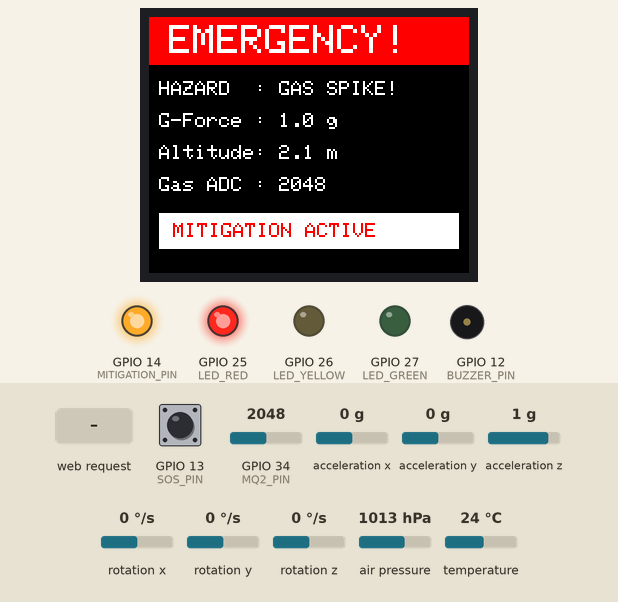
Simulated run of this sketch. Board: ESP32. Parts: 160×128 colour display, output pins drawn as LEDs (lit = HIGH), buzzer (waves = sounding, pin HIGH). The inputs (shaded band) are chosen by the test bench; at power-on: GPIO 13 (SOS_PIN) HIGH, acceleration x 0 g, GPIO 34 (MQ2_PIN) = 2048, acceleration y 0 g, acceleration z 1 g, rotation x 0 °/s, rotation y 0 °/s, rotation z 0 °/s, air pressure 1013 hPa, temperature 24 °C.

Above: at 4.12 s.
4.5 s: GPIO 13 (SOS_PIN) pulled LOW for 0.15 s
At 4.87 s:
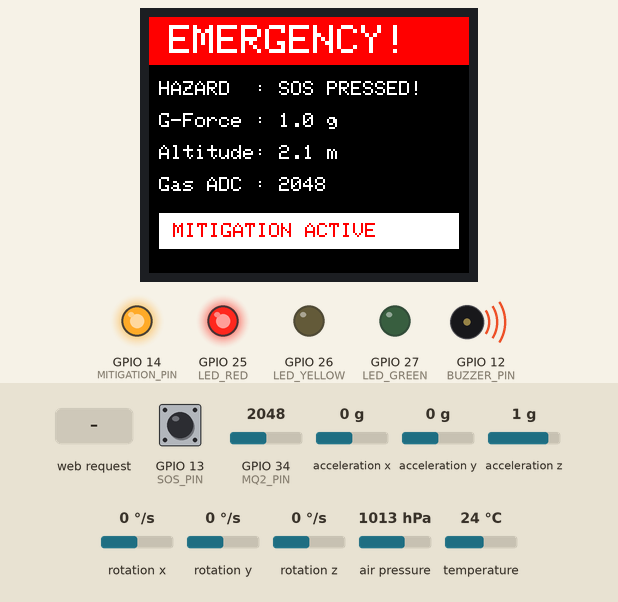
5.2 s: HTTP request GET /reset received
At 5.38 s:
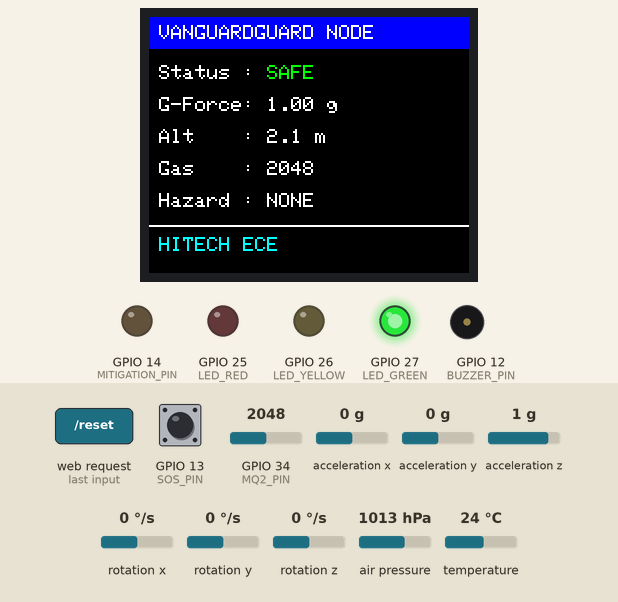
6.7 s: acceleration x set to -1.4 g
At 7.12 s:
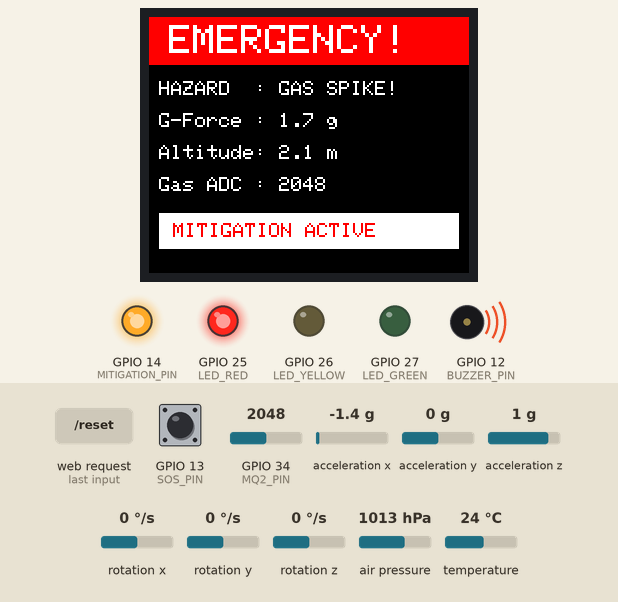
8.4 s: GPIO 34 (MQ2_PIN) set to 1760
At 8.62 s:
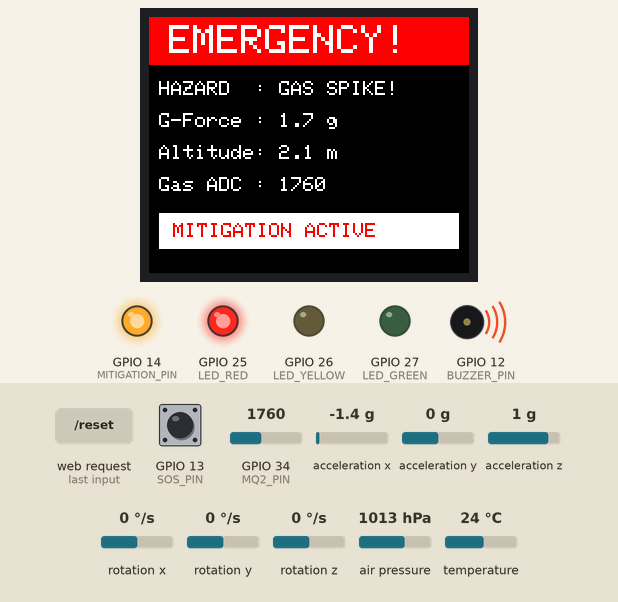
9.9 s: HTTP request GET /reset received
At 11.6 s:
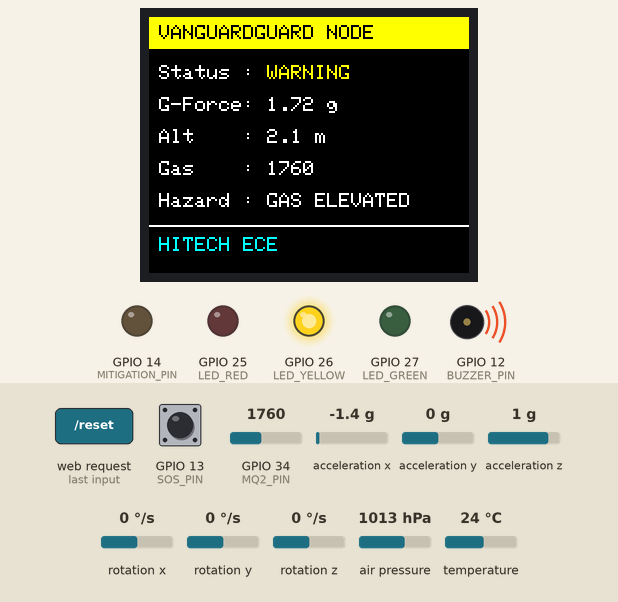
12.7 s: GPIO 13 (SOS_PIN) pulled LOW for 1 s
At 13.37 s:
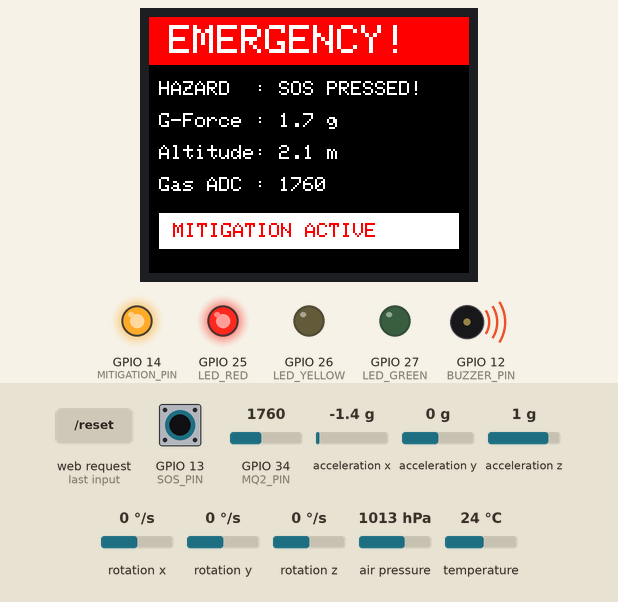
Timing chart, 0 to 15.3 s (numbered marks = the images above; inputs shaded):
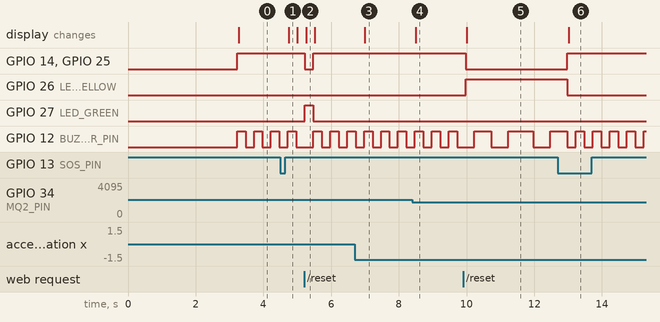

Measured:
- after the input at 4.5 s, the display: changes after 0.25 s (image 1)
- after the input at 5.2 s, GPIO 14 (MITIGATION_PIN), GPIO 25 (LED_RED): HIGH → LOW at once, → HIGH 0.25 s later; GPIO 27 (LED_GREEN): LOW → HIGH at once, → LOW 0.25 s later; the display: changes after 0.06 s (image 2)
- after the input at 6.7 s, the display: changes after 0.30 s (image 3)
- after the input at 8.4 s, the display: changes after 0.10 s (image 4)
- after the input at 9.9 s, GPIO 14 (MITIGATION_PIN), GPIO 25 (LED_RED): HIGH → LOW after 0.07 s; GPIO 26 (LED_YELLOW): LOW → HIGH after 0.07 s; the display: changes after 0.11 s (image 5)
- after the input at 12.7 s, GPIO 14 (MITIGATION_PIN), GPIO 25 (LED_RED): LOW → HIGH after 0.28 s; GPIO 26 (LED_YELLOW): HIGH → LOW after 0.28 s; GPIO 12 (BUZZER_PIN): alternates HIGH for 0.25 s and LOW for 0.25 s, starting after 0.53 s; the display: changes after 0.32 s (image 6)

The sketch:

barnstromz.ino
```cpp
#include <Wire.h>
#include <SPI.h>
#include <WiFi.h>
#include <WebServer.h>
#include <Adafruit_GFX.h>
#include <Adafruit_ST7735.h>
#include <Adafruit_MPU6050.h>
#include <Adafruit_BMP280.h>
#include <Adafruit_Sensor.h>

// ==========================================
// PIN DEFINITIONS (ESP32 DevKit V1)
// ==========================================
#define TFT_CS         5
#define TFT_RST        4
#define TFT_DC         2
// TFT MOSI (SDA) -> GPIO 23
// TFT SCK (CLK)  -> GPIO 18

#define MQ2_PIN       34    // Analog input (ADC1)
#define SOS_PIN       13    // Tactile push button
#define BUZZER_PIN    12    // Active buzzer
#define MITIGATION_PIN 14   // Active mitigation signal (LED/Servo/Relay)

#define LED_RED       25    // Alert LED
#define LED_YELLOW    26    // Warning LED
#define LED_GREEN     27    // Safe LED

// ==========================================
// THRESHOLDS & CONSTANTS
// ==========================================
#define GAS_WARN_THRESH   1000  // MQ-2 raw ADC warning level
#define GAS_ALARM_THRESH  1800  // MQ-2 raw ADC dangerous level
#define FALL_HIGH_G       2.8   // Spike impact (g)
#define FALL_LOW_G        0.3   // Freefall state (g)
#define ALTITUDE_DROP_MIN 0.8   // Minimum altitude drop in meters to validate fall

// ==========================================
// SYSTEM STATES
// ==========================================
enum SystemState {
  STATE_NORMAL,
  STATE_WARNING,
  STATE_EMERGENCY
};

SystemState currentState = STATE_NORMAL;
SystemState previousState = STATE_NORMAL; // Track state changes for clean redraws
String emergencyReason = "";

// Hardware Objects
Adafruit_ST7735 tft = Adafruit_ST7735(TFT_CS, TFT_DC, TFT_RST);
Adafruit_MPU6050 mpu;
Adafruit_BMP280 bmp; // Shared I2C Bus (0x76)
WebServer server(80);

// Timing Variables
unsigned long lastSensorRead = 0;
unsigned long lastDisplayUpdate = 0;
unsigned long lastBuzzerToggle = 0;
bool buzzerState = false;

// Telemetry Buffers
float currentG = 1.0;
int currentGas = 0;
float currentAltitude = 0.0;
float baselineAltitude = 0.0;
float currentPressure = 0.0;

// ==========================================
// WEB SERVER HTML TEMPLATE
// ==========================================
const char HTML_PAGE[] PROGMEM = R"rawliteral(
<!DOCTYPE HTML><html>
<head>
  <title>VanguardGuard Dashboard</title>
  <meta name="viewport" content="width=device-width, initial-scale=1">
  <meta http-equiv="refresh" content="3">
  <style>
    body { font-family: Arial, sans-serif; background-color: #121212; color: #FFFFFF; text-align: center; margin:0; padding:20px; }
    .card { background-color: #1E1E1E; padding: 20px; border-radius: 10px; box-shadow: 0 4px 8px rgba(0,0,0,0.5); max-width: 400px; margin: auto; }
    h1 { color: #00E676; margin-bottom: 5px; }
    h3 { color: #888; margin-top: 0; }
    .status { font-size: 22px; font-weight: bold; padding: 10px; border-radius: 5px; margin: 15px 0; }
    .NORMAL { background-color: #1B5E20; color: #A5D6A7; }
    .WARNING { background-color: #F57F17; color: #FFFDE7; }
    .EMERGENCY { background-color: #B71C1C; color: #FFCDD2; animation: blink 1s infinite; }
    .data { font-size: 16px; margin: 8px 0; text-align: left; }
    .btn { background-color: #D32F2F; color: white; border: none; padding: 12px 24px; font-size: 16px; border-radius: 5px; cursor: pointer; text-decoration: none; display: inline-block; margin-top: 15px; }
    @keyframes blink { 50% { opacity: 0.5; } }
  </style>
</head>
<body>
  <div class="card">
    <h1>VanguardGuard</h1>
    <h3>Active Safety Node</h3>
    <div class="status %STATE_CLASS%">STATUS: %STATE_TEXT%</div>
    <div class="data"><b>G-Force Vector:</b> %G_FORCE% g</div>
    <div class="data"><b>Altitude:</b> %ALTITUDE% m</div>
    <div class="data"><b>Baro Pressure:</b> %PRESSURE% hPa</div>
    <div class="data"><b>Gas ADC Level:</b> %GAS_LEVEL%</div>
    <div class="data"><b>Active Hazard:</b> %HAZARD%</div>
    <a href="/reset" class="btn">CLEAR ALARM</a>
  </div>
</body>
</html>
)rawliteral";

// ==========================================
// FUNCTION PROTOTYPES
// ==========================================
void handleRoot();
void handleReset();
void renderSplashScreen();
void updateDisplay();
void processSensors();
void updateOutputs();

// ==========================================
// SETUP
// ==========================================
void setup() {
  Serial.begin(115200);

  // Pin Configuration
  pinMode(SOS_PIN, INPUT_PULLUP);
  pinMode(BUZZER_PIN, OUTPUT);
  pinMode(MITIGATION_PIN, OUTPUT);
  pinMode(LED_RED, OUTPUT);
  pinMode(LED_YELLOW, OUTPUT);
  pinMode(LED_GREEN, OUTPUT);

  digitalWrite(MITIGATION_PIN, LOW);
  digitalWrite(BUZZER_PIN, LOW);

  // Initialize Display
  tft.initR(INITR_BLACKTAB);
  tft.setRotation(1); // Landscape mode
  tft.fillScreen(ST7735_BLACK);

  // Splash Screen
  renderSplashScreen();

  // Initialize I2C Bus (GPIO 21 SDA, GPIO 22 SCL)
  Wire.begin(21, 22);

  if (!mpu.begin()) {
    Serial.println("Failed to find MPU6050 chip!");
  } else {
    mpu.setAccelerometerRange(MPU6050_RANGE_8_G);
    mpu.setFilterBandwidth(MPU6050_BAND_21_HZ);
  }

  if (!bmp.begin(0x76)) {
    Serial.println("Failed to find BMP280 chip!");
  } else {
    bmp.setSampling(Adafruit_BMP280::MODE_NORMAL,
                   Adafruit_BMP280::SAMPLING_X2,
                   Adafruit_BMP280::SAMPLING_X16,
                   Adafruit_BMP280::FILTER_X16,
                   Adafruit_BMP280::STANDBY_MS_500);
    baselineAltitude = bmp.readAltitude(1013.25);
  }

  // Setup Wi-Fi Access Point
  WiFi.softAP("VanguardGuard-Node", "safetyfirst");

  // Web Server Routes
  server.on("/", handleRoot);
  server.on("/reset", handleReset);
  server.begin();

  delay(3000); // Read splash screen
  tft.fillScreen(ST7735_BLACK);
}

// ==========================================
// MAIN LOOP
// ==========================================
void loop() {
  server.handleClient();

  unsigned long currentMillis = millis();

  // Poll Sensors every 100ms
  if (currentMillis - lastSensorRead >= 100) {
    lastSensorRead = currentMillis;
    processSensors();
  }

  // Refresh Screen & Logic every 250ms
  if (currentMillis - lastDisplayUpdate >= 250) {
    lastDisplayUpdate = currentMillis;
    updateOutputs();
    updateDisplay();
  }
}

// ==========================================
// SENSOR PROCESSING & TRIAGE LOGIC
// ==========================================
void processSensors() {
  // Read SOS Button
  if (digitalRead(SOS_PIN) == LOW) {
    currentState = STATE_EMERGENCY;
    emergencyReason = "SOS PRESSED!";
    return;
  }

  // Read MPU6050 Accelerometer
  sensors_event_t a, g, temp;
  mpu.getEvent(&a, &g, &temp);

  float ax = a.acceleration.x / 9.81;
  float ay = a.acceleration.y / 9.81;
  float az = a.acceleration.z / 9.81;
  currentG = sqrt(ax * ax + ay * ay + az * az);

  // Read BMP280 Altitude & Pressure
  currentPressure = bmp.readPressure() / 100.0F; // hPa
  currentAltitude = bmp.readAltitude(1013.25);

  // Sensor Fusion Fall Logic (G-force spike + Altitude drop)
  float altitudeDifference = baselineAltitude - currentAltitude;
  if ((currentG > FALL_HIGH_G || currentG < FALL_LOW_G) && altitudeDifference >= ALTITUDE_DROP_MIN) {
    currentState = STATE_EMERGENCY;
    emergencyReason = "FALL DETECTED!";
    return;
  }

  // Read MQ-2 Gas Sensor
  currentGas = analogRead(MQ2_PIN);

  if (currentGas >= GAS_ALARM_THRESH) {
    currentState = STATE_EMERGENCY;
    emergencyReason = "GAS SPIKE!";
    return;
  }

  if (currentGas >= GAS_WARN_THRESH && currentState != STATE_EMERGENCY) {
    currentState = STATE_WARNING;
    emergencyReason = "GAS ELEVATED";
    return;
  }

  // Return to normal if no persistent hazards exist
  if (currentState == STATE_WARNING && currentGas < GAS_WARN_THRESH) {
    currentState = STATE_NORMAL;
    emergencyReason = "NONE";
  }
}

// ==========================================
// OUTPUT ACTUATION
// ==========================================
void updateOutputs() {
  switch (currentState) {
    case STATE_NORMAL:
      digitalWrite(LED_GREEN, HIGH);
      digitalWrite(LED_YELLOW, LOW);
      digitalWrite(LED_RED, LOW);
      digitalWrite(BUZZER_PIN, LOW);
      digitalWrite(MITIGATION_PIN, LOW);
      break;

    case STATE_WARNING:
      digitalWrite(LED_GREEN, LOW);
      digitalWrite(LED_YELLOW, HIGH);
      digitalWrite(LED_RED, LOW);
      digitalWrite(MITIGATION_PIN, LOW);

      if (millis() - lastBuzzerToggle >= 500) {
        lastBuzzerToggle = millis();
        buzzerState = !buzzerState;
        digitalWrite(BUZZER_PIN, buzzerState ? HIGH : LOW);
      }
      break;

    case STATE_EMERGENCY:
      digitalWrite(LED_GREEN, LOW);
      digitalWrite(LED_YELLOW, LOW);
      digitalWrite(LED_RED, HIGH);
      digitalWrite(MITIGATION_PIN, HIGH);

      if (millis() - lastBuzzerToggle >= 100) {
        lastBuzzerToggle = millis();
        buzzerState = !buzzerState;
        digitalWrite(BUZZER_PIN, buzzerState ? HIGH : LOW);
      }
      break;
  }
}

// ==========================================
// NON-FLICKERING DISPLAY RENDERING
// ==========================================
void renderSplashScreen() {
  tft.fillScreen(ST7735_BLACK);
  tft.drawRect(2, 2, 156, 124, ST7735_GREEN);

  tft.setTextColor(ST7735_WHITE);
  tft.setTextSize(1);
  tft.setCursor(22, 12);
  tft.println("VANGUARDGUARD");

  tft.fillRect(10, 32, 140, 26, ST7735_GREEN);
  tft.setTextColor(ST7735_BLACK);
  tft.setTextSize(2);
  tft.setCursor(18, 38);
  tft.println("ACTIVE NODE");

  tft.setTextColor(ST7735_CYAN);
  tft.setTextSize(1);
  tft.setCursor(12, 70);
  tft.println("Industry 6.0 Active");
  tft.setCursor(24, 82);
  tft.println("Mitigation Node");

  tft.setTextColor(ST7735_YELLOW);
  tft.setCursor(30, 104);
  tft.println("System Booting...");
}

void updateDisplay() {
  // Wipe screen only if transitioning into or out of Emergency mode
  if (currentState != previousState) {
    tft.fillScreen(ST7735_BLACK);
    previousState = currentState;
  }

  if (currentState == STATE_EMERGENCY) {
    tft.fillRect(0, 0, 160, 24, ST7735_RED);
    tft.setTextColor(ST7735_WHITE, ST7735_RED);
    tft.setTextSize(2);
    tft.setCursor(10, 4);
    tft.println("EMERGENCY!");

    tft.setTextColor(ST7735_WHITE, ST7735_BLACK);
    tft.setTextSize(1);
    tft.setCursor(5, 32);
    tft.print("HAZARD  : ");
    tft.print(emergencyReason);
    tft.print("        ");

    tft.setCursor(5, 48);
    tft.print("G-Force : ");
    tft.print(currentG, 1);
    tft.print(" g   ");

    tft.setCursor(5, 64);
    tft.print("Altitude: ");
    tft.print(currentAltitude, 1);
    tft.print(" m   ");

    tft.setCursor(5, 80);
    tft.print("Gas ADC : ");
    tft.print(currentGas);
    tft.print("    ");

    tft.fillRect(5, 98, 150, 18, ST7735_WHITE);
    tft.setTextColor(ST7735_RED, ST7735_WHITE);
    tft.setCursor(12, 103);
    tft.println("MITIGATION ACTIVE");
  }
  else {
    // Top Bar (Static overlay)
    tft.fillRect(0, 0, 160, 16, (currentState == STATE_WARNING) ? ST7735_YELLOW : ST7735_BLUE);
    tft.setTextColor((currentState == STATE_WARNING) ? ST7735_BLACK : ST7735_WHITE,
                     (currentState == STATE_WARNING) ? ST7735_YELLOW : ST7735_BLUE);
    tft.setTextSize(1);
    tft.setCursor(5, 4);
    tft.println("VANGUARDGUARD NODE");

    // Overwrite values directly using background-fill colors to eliminate flicker
    tft.setTextColor(ST7735_WHITE, ST7735_BLACK);
    tft.setCursor(5, 24);
    tft.print("Status : ");
    if (currentState == STATE_NORMAL) {
      tft.setTextColor(ST7735_GREEN, ST7735_BLACK);
      tft.print("SAFE     ");
    } else {
      tft.setTextColor(ST7735_YELLOW, ST7735_BLACK);
      tft.print("WARNING  ");
    }

    tft.setTextColor(ST7735_WHITE, ST7735_BLACK);
    tft.setCursor(5, 40);
    tft.print("G-Force: ");
    tft.print(currentG, 2);
    tft.print(" g   ");

    tft.setCursor(5, 56);
    tft.print("Alt    : ");
    tft.print(currentAltitude, 1);
    tft.print(" m   ");

    tft.setCursor(5, 72);
    tft.print("Gas    : ");
    tft.print(currentGas);
    tft.print("    ");

    tft.setCursor(5, 88);
    tft.print("Hazard : ");
    tft.print(emergencyReason.length() > 0 ? emergencyReason : "NONE");
    tft.print("       ");

    tft.drawFastHLine(0, 104, 160, ST7735_WHITE);
    tft.setCursor(5, 110);
    tft.setTextColor(ST7735_CYAN, ST7735_BLACK);
    tft.println("HITECH ECE");
  }
}

// ==========================================
// WEB SERVER HANDLERS
// ==========================================
void handleRoot() {
  String page = HTML_PAGE;

  if (currentState == STATE_NORMAL) {
    page.replace("%STATE_CLASS%", "NORMAL");
    page.replace("%STATE_TEXT%", "SAFE");
  } else if (currentState == STATE_WARNING) {
    page.replace("%STATE_CLASS%", "WARNING");
    page.replace("%STATE_TEXT%", "WARNING");
  } else {
    page.replace("%STATE_CLASS%", "EMERGENCY");
    page.replace("%STATE_TEXT%", "CRITICAL EMERGENCY");
  }

  page.replace("%G_FORCE%", String(currentG, 2));
  page.replace("%ALTITUDE%", String(currentAltitude, 1));
  page.replace("%PRESSURE%", String(currentPressure, 1));
  page.replace("%GAS_LEVEL%", String(currentGas));
  page.replace("%HAZARD%", emergencyReason.length() > 0 ? emergencyReason : "NONE");

  server.send(200, "text/html", page);
}

void handleReset() {
  currentState = STATE_NORMAL;
  emergencyReason = "NONE";
  baselineAltitude = currentAltitude;
  server.sendHeader("Location", "/");
  server.send(303);
}
```
